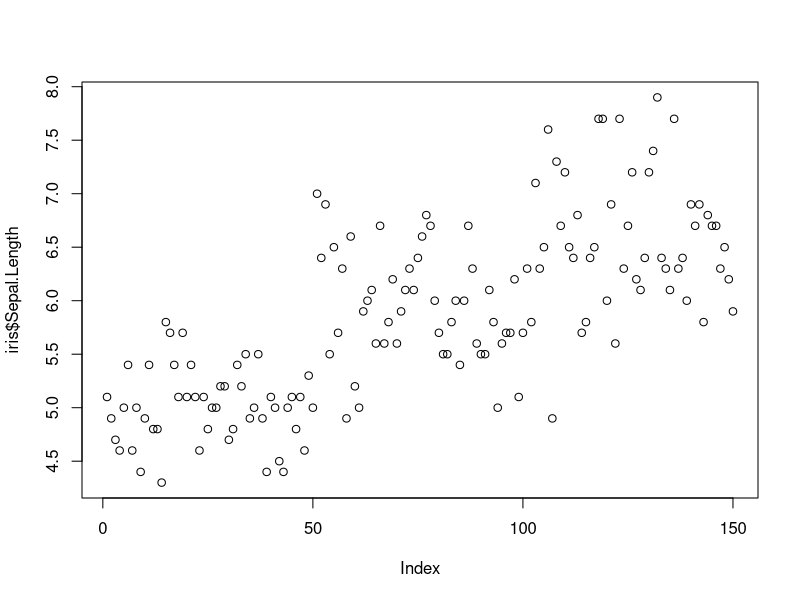
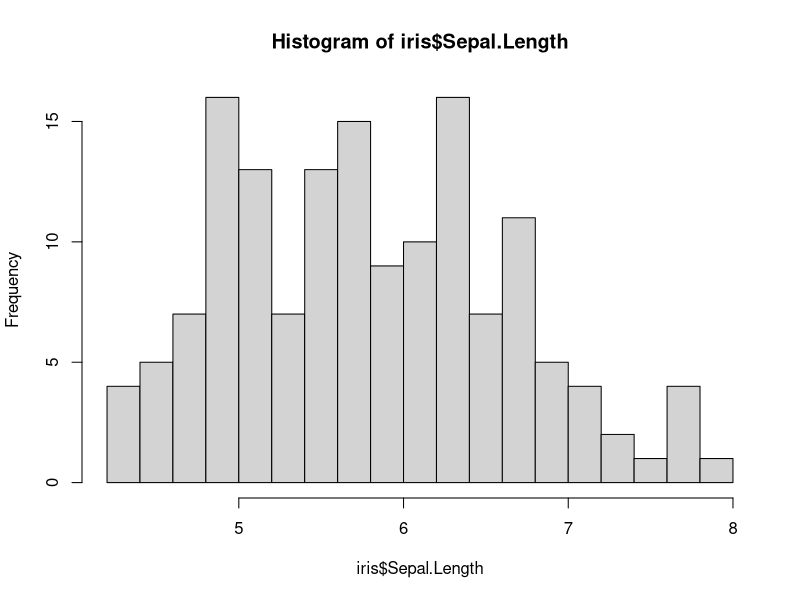
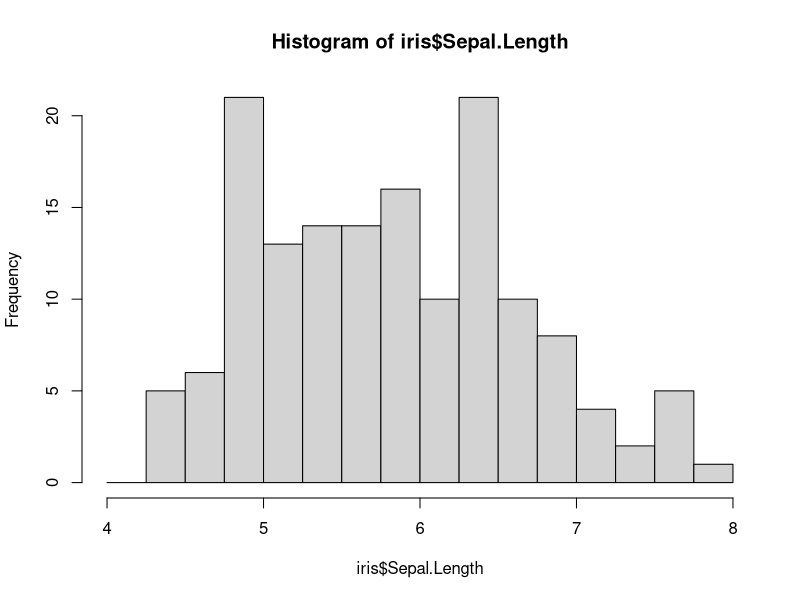
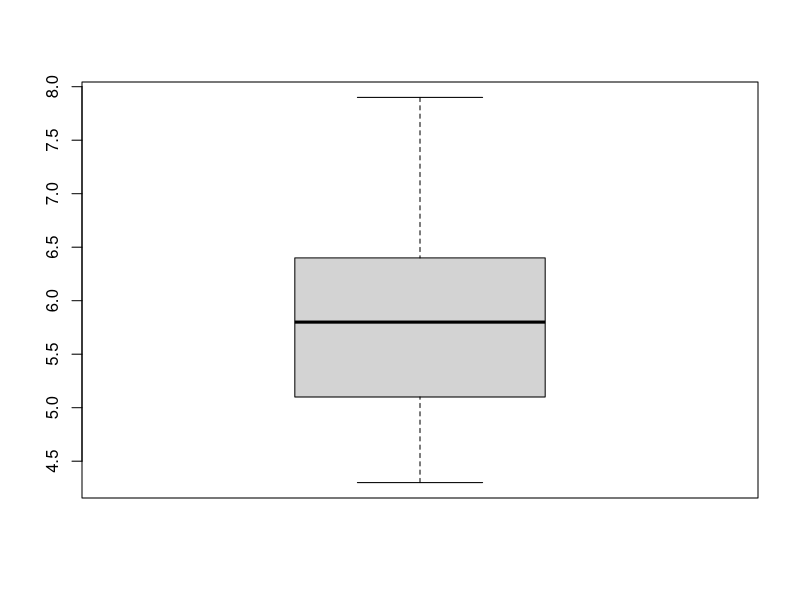
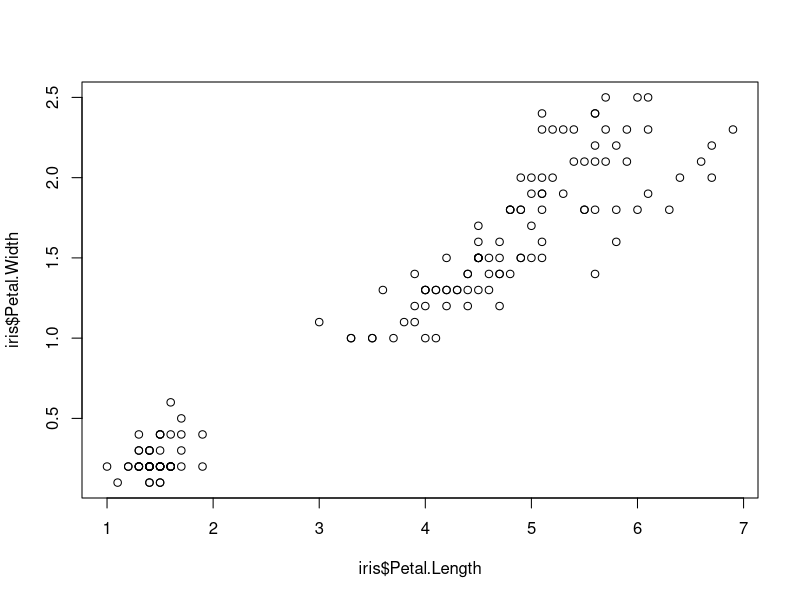

R code for these plots, in order: (Note: this script raises an error after producing the figures.)
## ---- chunk 1
2+2
## ---- chunk 2
log(2)
sqrt(2)
## ---- chunk 3
myresult <- log(2)
## ---- chunk 4
getwd()
## ---- chunk 5
list.files(pattern=".csv")
## ---- chunk 6
iris <- read.csv("iris.csv")
## ---- chunk 7
iris
class(iris)
names(iris)
str(iris)
## ---- chunk 8
iris$Sepal.Length  	# Extract single column
## ---- chunk 9
iris[ ,4]   # 4th column
iris[10, ]  # 10th row
## ---- chunk 10
iris[ ,1:4]     # Columns 1 to 4
iris[1:10, ]    # First 10 rows
iris[1:50,1:2]  # First 50 rows of the first two columns
## ---- chunk 11
class(iris)			
class(iris$Sepal.Length)		
class(iris$Species)			
## ---- chunk 12
iris$Sepal.Length[3]      # 3rd element
iris$Sepal.Length[-3]     # All but 3rd element
iris$Sepal.Length[1:10]   # First 10 elements
## ---- chunk 13
iris$Sepal.Length[iris$Sepal.Length > 5]	# All over 5 
iris[iris$Sepal.Length > 5, ]	# All columns with sepal length over 5 
iris$Sepal.Length[(iris$Species == 'setosa')] 	# All "setosa" species
iris[(iris$Species == 'setosa'), ] 	# All columns for "setosa" species
## ---- chunk 14
iris[(iris$Species == 'setosa') & (iris$Sepal.Length > 5), ]
## ---- chunk 15
sqrt(5)
## ---- chunk 16
y <- sqrt(5)
round(y)
## ---- chunk 17
round(sqrt(5))
## ---- chunk 18
seq(from=0,to=20,by=2)
## ---- chunk 19
sl <- iris$Sepal.Length
sp <- iris$Species
## ---- chunk 20
mean(sl) ## Mean
median(sl) ## Median
sd(sl) ## Standard deviation
min(sl) ## Minimum
max(sl) ## Maximum
quantile(sl) ## Percentiles
## ---- chunk 21
sum(sl) ## Sum of all values
summary(sl) ## Summary statistics
## ---- chunk 22
levels(sp) ## List of categories
table(sp) ## Number of observations in each category
## ---- chunk 23
summary(sl) ## Summary of numeric vector
summary(sp) ## Summary of categorical vector (factors)
summary(iris) ## Summary of data frame
## ---- chunk 24
iris = read.csv("iris.csv")
## ---- chunk 25
plot(iris$Sepal.Length, type='p')
## ---- chunk 26
hist(iris$Sepal.Length, breaks=20)
hist(iris$Sepal.Length, breaks=seq(4,8,0.25))
## ---- chunk 27
boxplot(iris$Sepal.Length)
## ---- chunk 28
plot(iris$Petal.Length,iris$Petal.Width)
## ---- chunk 29
plot(iris$Petal.Length,iris$Petal.Width,
     col=iris$Species, pch=4)
